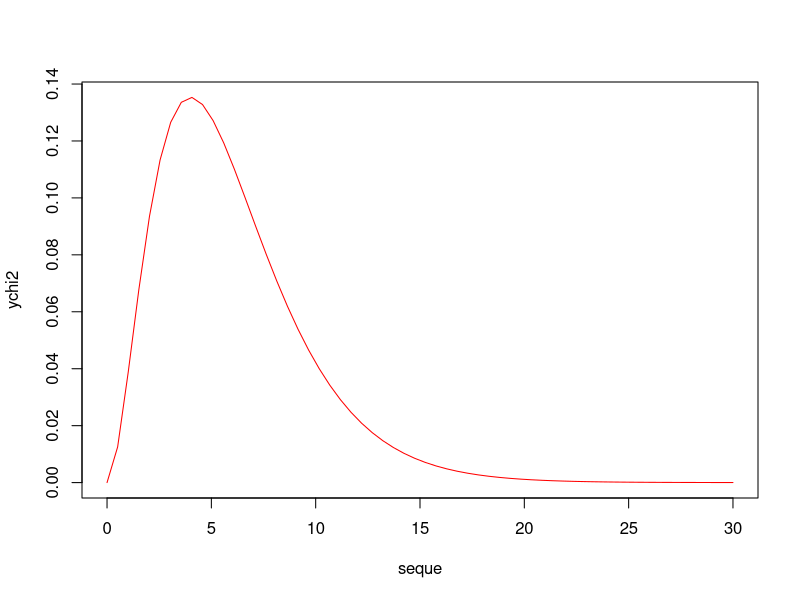
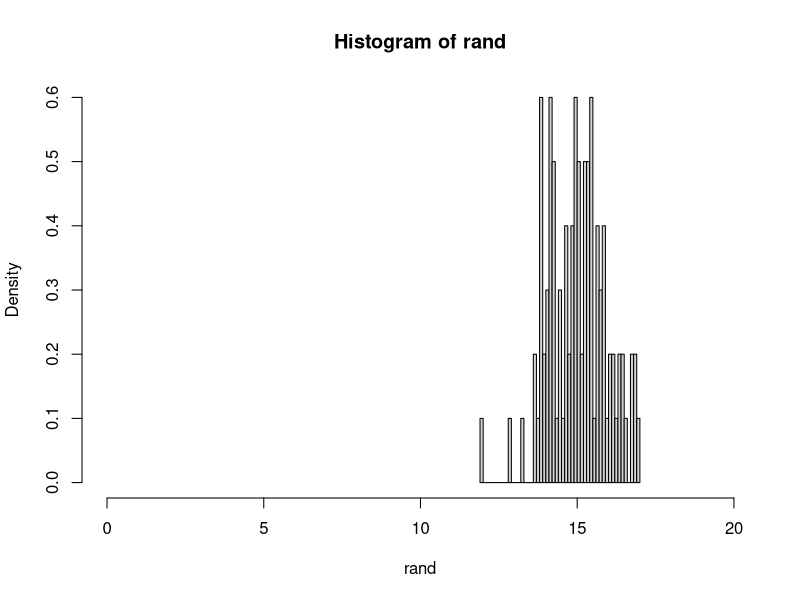

Here is the R script that generated these plots, in order: (Note: this script raises an error after producing the figures.)
seque <- seq(0,30, length.out = 60)
ychi2 <- dchisq(seque,6)
plot(seque, ychi2, type = "l", col = "red")

rand <-rnorm(100 ,15,1)
hist(rand, breaks = 60, freq = F, xlim=c(0, max(rand)+3))

#      hat_f <- function(x, X, bandwith, kern) { # X est l'échantillon, x de \hat f(x)
#        for (i in 1:length(x)){
#          hatf$vect[i] <- sum(kern((X-x[i])/bandwith)) / (bandwith*length(X)) # formule noyau
#        }
#        
#        return(hatf)
#      }
      
dens <- function(X, bandwith, kernel){

  
      n <- length(X)
      x <- seq.int(min(X), max(X), length.out = n)
      if (missing(kernel)) {kernel = "gaussian"}
      kern <- switch(kernel,
                  gaussian = function(u){return(dnorm(u))},
                  rectangular = function(u){
                    ifelse(abs(u) < 1, .5, 0) },
                  triangular = function(u) {
                    return(ifelse(abs(u) < 1, (1 - abs(u)), 0)) },
                  epanechnikov = function(u){
                   return(ifelse(abs(u) < 1, 3/4*(1 - u^2), 0)) },
                  biweight = function(u){ 
                    return(ifelse(abs(u) < 1, 15/16*(1 - u^2)^2, 0)) }) # noyau caractère en fonction
      

      
    if (missing(bandwith)){
        
      bandwith <- seq(0,5,0.1)
      bw
      s <- 0
      for (i in 1:n){ 
      s<- s + sum(kern( (X[i]-X[-i])/bandwith)) 
      }
      
      #n2hat_f <- norm(hat_f,2)^2  # ne fonctionne pas, doit être un vecteur
      #n2hat_f <- hat_f(x, X, bandwith)$norm22
      n2hat_f <- integrate(hat_f^2)
      
      R <- n2hat_f - 2/(n(n-1))* s /bandwith
      #gradient ?
      bandwith <- optim(bandwith, R)
      #bandwith <- bandwith[which.max(R)]
    }
      hatfvect <- NULL
      for (i in 1:n){
        som = 0
        for (j in 1:n){
          som = som + kern((X[j]-x[i])/bandwith)
        }
        hatfvect[i] <- som / (bandwith*n) # formule noyau
      }
      return(hatfvect)
      
  
}



test = dens(rand, bandwith = "ucv", "rectangular")
plot(seq(min(rand), max(rand), length.out =  1000), test)
lines(dchisq(0:100,6)) 
lines(density(rand, kernel = "rectangular", bw="ucv"), col = "red")
a=density(rand)
str(a)
